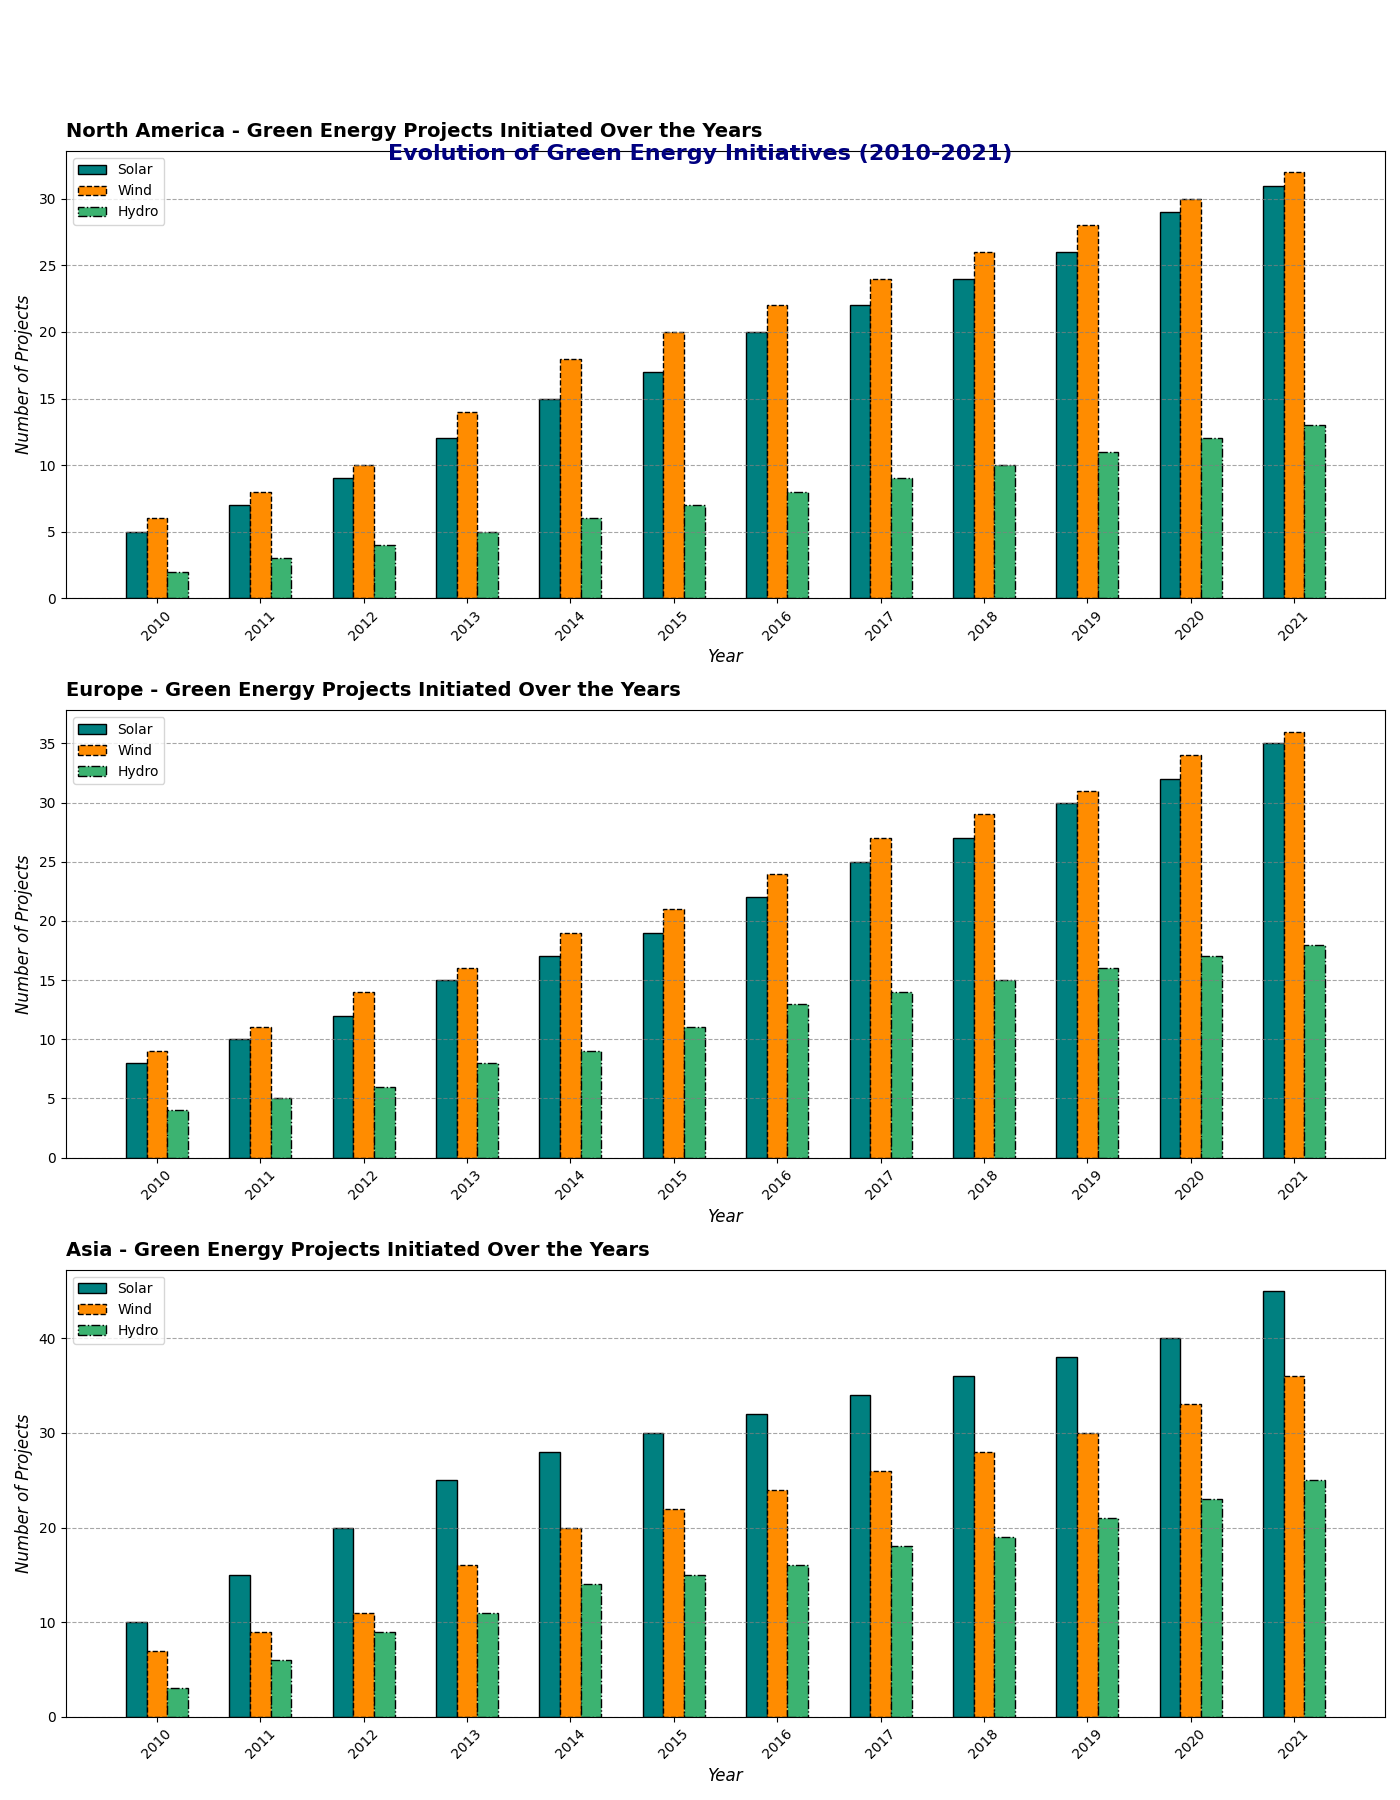

This figure's Python source:
import matplotlib.pyplot as plt
import numpy as np

years = np.arange(2010, 2022)
regions = ['North America', 'Europe', 'Asia']

solar_projects = {
    'North America': [5, 7, 9, 12, 15, 17, 20, 22, 24, 26, 29, 31],
    'Europe': [8, 10, 12, 15, 17, 19, 22, 25, 27, 30, 32, 35],
    'Asia': [10, 15, 20, 25, 28, 30, 32, 34, 36, 38, 40, 45]
}

wind_projects = {
    'North America': [6, 8, 10, 14, 18, 20, 22, 24, 26, 28, 30, 32],
    'Europe': [9, 11, 14, 16, 19, 21, 24, 27, 29, 31, 34, 36],
    'Asia': [7, 9, 11, 16, 20, 22, 24, 26, 28, 30, 33, 36]
}

hydro_projects = {
    'North America': [2, 3, 4, 5, 6, 7, 8, 9, 10, 11, 12, 13],
    'Europe': [4, 5, 6, 8, 9, 11, 13, 14, 15, 16, 17, 18],
    'Asia': [3, 6, 9, 11, 14, 15, 16, 18, 19, 21, 23, 25]
}

fig, ax = plt.subplots(3, 1, figsize=(14, 18))

width = 0.2

# Different styles for bars
colors = ['teal', 'darkorange', 'mediumseagreen']
marker_styles = ['o', '^', 's']
line_styles = ['-', '--', '-.']

for idx, region in enumerate(regions):
    ax[idx].bar(years - width, solar_projects[region], width=width, color=colors[0], label='Solar', edgecolor='black', linestyle=line_styles[0])
    ax[idx].bar(years, wind_projects[region], width=width, color=colors[1], label='Wind', edgecolor='black', linestyle=line_styles[1])
    ax[idx].bar(years + width, hydro_projects[region], width=width, color=colors[2], label='Hydro', edgecolor='black', linestyle=line_styles[2])
    
    ax[idx].set_title(f'{region} - Green Energy Projects Initiated Over the Years', fontsize=14, fontweight='bold', pad=10, loc='left')
    ax[idx].set_xlabel('Year', fontsize=12, style='italic')
    ax[idx].set_ylabel('Number of Projects', fontsize=12, style='italic')
    ax[idx].set_xticks(years)
    ax[idx].set_xticklabels(years, rotation=45, fontsize=10)
    
    ax[idx].yaxis.grid(True, linestyle='--', color='gray', alpha=0.7)

    ax[idx].legend(loc='upper left', fontsize=10)

fig.suptitle('Evolution of Green Energy Initiatives (2010-2021)', fontsize=16, fontweight='bold', color='navy', y=0.92)

plt.tight_layout(rect=[0, 0, 1, 0.96])

plt.show()
